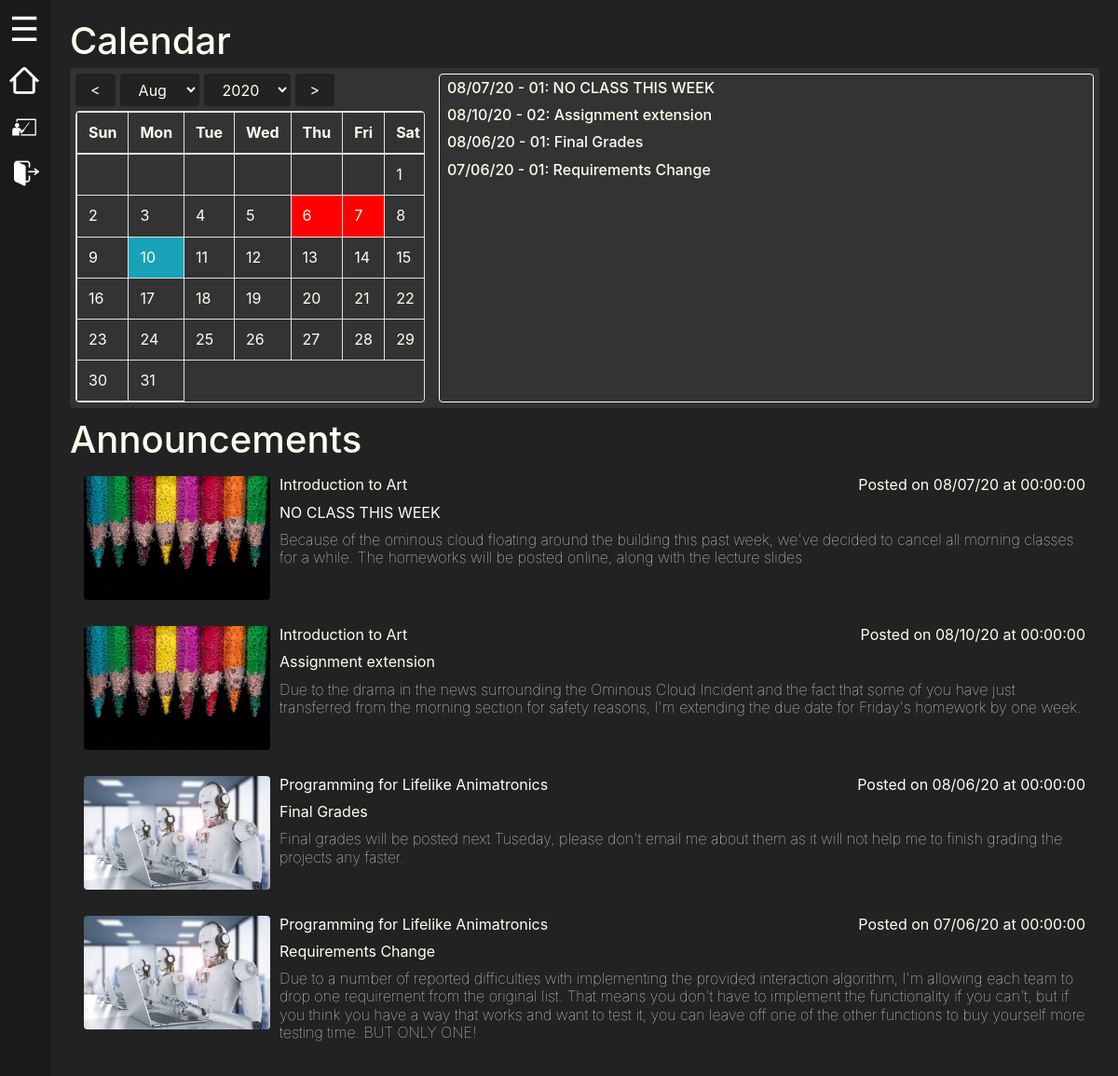
Page /home/ (signed in) on the committed database.
### cms_application/models.py (models this page shows, shortened)
class Course(models.Model):
    course_name = models.CharField(max_length=100)
    department_code = models.CharField(max_length=4)
    course_number = models.CharField(max_length=4)
    credit_hours = models.IntegerField()
    course_description = models.CharField(max_length=1000)
    profile_picture_filename = models.CharField(max_length=50, null=True, blank=True)
    @property
    def profile_picture_location(self):
        if self.profile_picture_filename is None:
            return "../../static/cms_application/Class icon white.png"
        else:
            return "../../static/courses/" + self.full_course_code + "/" + self.profile_picture_filename
    @property
    def full_course_code(self):
        return self.department_code + '-' +  self.course_number
    class Meta:
        unique_together=('department_code', 'course_number')

class Announcement(models.Model):
    section = models.ForeignKey('Section', on_delete=models.SET_NULL, null=True)
    posted_date = models.DateField()
    announcement_title = models.CharField(max_length=100)
    announcement_text = models.CharField(max_length=1000)

### cms_application/views.py (the view)
# urls.py: path("home/", views.home, name="home"),
@login_required
def home(request):
    context = sidebarInit(request)
    announce = Announcement.objects.all()
    stud = Student.objects.all()[0]
    calendarEvents = []
    for item in announce:
        if item.posted_date.strftime("%d")[0] == "0":
            day = item.posted_date.strftime("%d")[1:]
        else:
            day = item.posted_date.strftime("%d")
        if item.posted_date.strftime("%m")[0] == "0":
            month = item.posted_date.strftime("%m")[1:]
        else:
            month = item.posted_date.strftime("%m")
        itemA = {
        'description': item.section.section_number + ": " + item.announcement_title,
        'date': item.posted_date.strftime("%x"),
        'month': month,
        'day': day,
        'year': item.posted_date.strftime("%y")
        }
        calendarEvents.append(itemA)
    context['calendarEvents'] = calendarEvents;
    announcements = []
    for item in announce:
        itemA = {
        'image': item.section.course.profile_picture_location,
        'class': item.section.course.course_name,
        'date' : item.posted_date.strftime("%x"),
        'time' : item.posted_date.strftime("%X"),
        'title': item.announcement_title,
        'text' : item.announcement_text
            }
        announcements.append(itemA);
    context['announcements'] = announcements;
    return render(request, "cms_application/home.html", context)

### cms_application/models.py (called while the page is built)
    @property
    def profile_picture_location(self):
        if self.profile_picture_filename is None:
            return "../../static/cms_application/account icon.png"
        else:
            return "../../static/professors/" + self.faculty_id + "/" + self.profile_picture_filename

### cms_application/views.py (called while the page is built)
def sidebarInit(request):
    context = {}
    sidebar = []
    stud = Student.objects.all()[0]
    prof = Professor.objects.all()[0]
    enrolm = Enrollment.objects.all().filter(student=stud)
    for item in enrolm:
        classA = {
            'name' : item.section.course.course_name
        }
        sidebar.append(classA)
    context['sidebar'] = sidebar;
    context['is_student'] = request.user.groups.filter(name='student').exists();
    context['is_instructor'] = request.user.groups.filter(name='instructor').exists();
    if context['is_student']:
        context['userPfpUrl'] = stud.profile_picture_location;
    else:
        context['userPfpUrl'] = prof.profile_picture_location;
    return context

### cms_application/templates/cms_application/home.html (shortened to what this page needs)
{% extends 'base.html' %}
{% block content %}
<div>
  <div class="calendarArea">
    <h1>Calendar</h1>
    <div class="tiles">
      <div class="gridView">
        <div class="calendarAndButtons">
          <div id="buttons">
            <form class="form-inline">
              <button type="button" onclick="previous()">&lt;</button>
              <select name="month" id="month" onchange="jump()">
                <option value="7">Aug</option>
              </select>
              <select name="year" id="year" onchange="jump()">
                <option value="2020">2020</option>
              </select>
              <button type="button" onclick="next()">&gt;</button>
            </form>
          </div>
          <table class="table table-bordered table-responsive">
            <thead>
              <tr>
                <th>Sun</th>
                <th>Mon</th>
                <th>Tue</th>
                <th>Wed</th>
                <th>Thu</th>
                <th>Fri</th>
                <th>Sat</th>
              </tr>
            </thead>
            <tbody id="calendar-body"></tbody>
          </table>
        </div>
        <div class="events">
          {% for event in calendarEvents %}
          <h6 class="marginBottom">{{event.date}} - {{event.description}}</h6>
          {% empty %}
            <h6 class="marginBottom">No Events</h6>
          {% endfor %}
        </div>
      </div>
    </div>
  </div>
  <div>
    <h1>Announcements</h1>
    <div>
      {% for item in announcements%}
      <div class="announcement">
        <img src="{{item.image}}" />
        <div>
          <p class="marginAndWeight">{{item.class}}<span>Posted on {{item.date}} at {{item.time}}</span></p>
          <p class="marginAndWeight">{{item.title}}</p>
          <p>{{item.text}}</p>
        </div>
      </div>
      {% empty %}
      <div class="announcement">
        <div>
          <p class="marginAndWeight">No Annoucnements<span></span></p>
        </div>
      </div>
       {% endfor %}
    </div>
  </div>
</div>
</div>
{% endblock %}

### cms_application/templates/base.html (shortened to what this page needs)
{% load static %}
<!DOCTYPE html>
<html>
<head>
  <link rel="stylesheet" href="https://stackpath.bootstrapcdn.com/bootstrap/4.3.1/css/bootstrap.min.css"
 />
</head>
<body>
  <div>
    <div id="mySidenav" class="sidenav">
      <div class="sideNavTop">
        <a href="javascript:void(0)" class="toggleBtn" onclick="toggleNav()">&#9776;</a>
      </div>
      <div class="pageLink">
        <a href="/home"><img class="navIcon" src="{% static "cms_application/homeIcon.png" %}" title="Home">Home</a>
      </div>
      <div class="pageLink dropright" onclick="openNav()">
        <a class="nav-link dropdown-toggle" href="#" id="navbarDropdown" role="button" data-toggle="dropdown"
          aria-haspopup="true" aria-expanded="false">
          <img class="navIcon" src="{% static "cms_application/Class Icon White.png" %}" title="Classes">Courses
        </a>
      </div>
      <div class="pageLink">
        <a href="/logout" id="navbarDropdown" role="button">
          <img class="navIcon" src="{% static "cms_application/logout icon.png" %}" title="Logout">Logout
        </a>
      </div>
    </div>
  </div>
  <div id="main">
    {% block content %} {% endblock %}
</body>
</html>

### cms_application/templates/base.html (style rules this page uses)
#main { transition: margin-left .5s; margin-left: 55px; padding: 20px; }
.sidenav { height: 100%; width: 55px; position: fixed; z-index: 1; top: 0; left: 0; background-color: #1A1A1A; overflow-x: hidden; transition: 0.5s; white-space: nowrap; }
.sidenav .sideNavTop { display: inline-block; }
.sidenav a { text-decoration: none; font-size: 25px; color: white; display: block; transition: 0.3s; }
.pageLink { padding-top: 8px; height: 50px; }
.sidenav .toggleBtn { position: absolute; top: 0; margin: 10px 10px 25px 10px; font-size: 36px; }
.navIcon { height: auto; width: 32px; margin: 0 15px 0 10px; overflow: hidden; }
.nav-link { padding: 0; font-size: 36px; }
* { padding: 0; margin: 0; }
html, body { background-color: #222; height: 100%; display: flex; flex-direction: column; }
body>* { flex-shrink: 0; }
img { border-radius: 0.25rem; }
h1, h2, h3, h4, h5, h6, p, div, th, td { color: ivory; margin: 0; line-height: 1.2; }
h1 { margin-bottom: 5px; }
button, select { background-color: #222; color: ivory; padding: 3px 15px; border: 1px solid #222; border-radius: 0.2rem; }
a, a:hover { color: #2093e8; }

### cms_application/templates/cms_application/home.html (style rules this page uses)
.gridView { display: grid; grid-gap: 15px; grid-template-columns: 375px auto; }
.tiles { background-color: #333; border: 1px solid #333; border-radius: .25em; padding: 5px; }
.table { margin-bottom: 0; border-radius: 0.25em; }
.form-inline { align-content: center; }
.form-inline>* { height: 35px; margin: 0 5px 5px 0; }
.calendarArea { margin-bottom: 10px; }
.events { padding: 5px 8px; border: 1px solid ivory; border-radius: .25em; }
.announcement { margin: 5px 5px 8px 5px; padding: 8px; border: 2px solid #222; border-radius: 0.25rem; display: grid; grid-template-columns: 210px auto; grid-template-rows: auto; align-items: top; }
.announcement>img { max-height: 160px; max-width: 200px; overflow: hidden; }
p { font-weight: lighter; }
.marginAndWeight { margin-bottom: 10px; font-weight: normal; }
.marginBottom { margin-bottom: 10px; }
span { float: right; }

### rows in the picture
Course: class "Introduction to Art" "Introduction to Art"
Announcement: title "NO CLASS THIS WEEK", text "Because of the ominous cloud floating around the building this past week, we've decided to cancel all morning classes for a while. The homeworks will be posted online, along with the lecture slides"
Announcement: title "Assignment extension", text "Due to the drama in the news surrounding the Ominous Cloud Incident and the fact that some of you have just transferred from the morning section for safety reasons, I'm extending the due date for Friday's homework by one week."
Course: class "Programming for Lifelike Animatronics" "Programming for Lifelike Animatronics"
Announcement: title "Final Grades", text "Final grades will be posted next Tuseday, please don't email me about them as it will not help me to finish grading the projects any faster."
Announcement: title "Requirements Change", text "Due to a number of reported difficulties with implementing the provided interaction algorithm, I'm allowing each team to drop one requirement from the original list. That means you don't have to implement the functionality if you can't, but if you think you have a way that works and want to test it, you can leave off one of the other functions to buy yourself more testing time. BUT ONLY ONE!"

### other values in the picture
{{ event.date }} "08/07/20" "08/10/20" "08/06/20" "07/06/20"
{{ event.description }} "01: NO CLASS THIS WEEK" "02: Assignment extension" "01: Final Grades" "01: Requirements Change"
{{ item.date }} "08/07/20" "08/10/20" "08/06/20" "07/06/20"
{{ item.time }} "00:00:00" "00:00:00" "00:00:00" "00:00:00"
